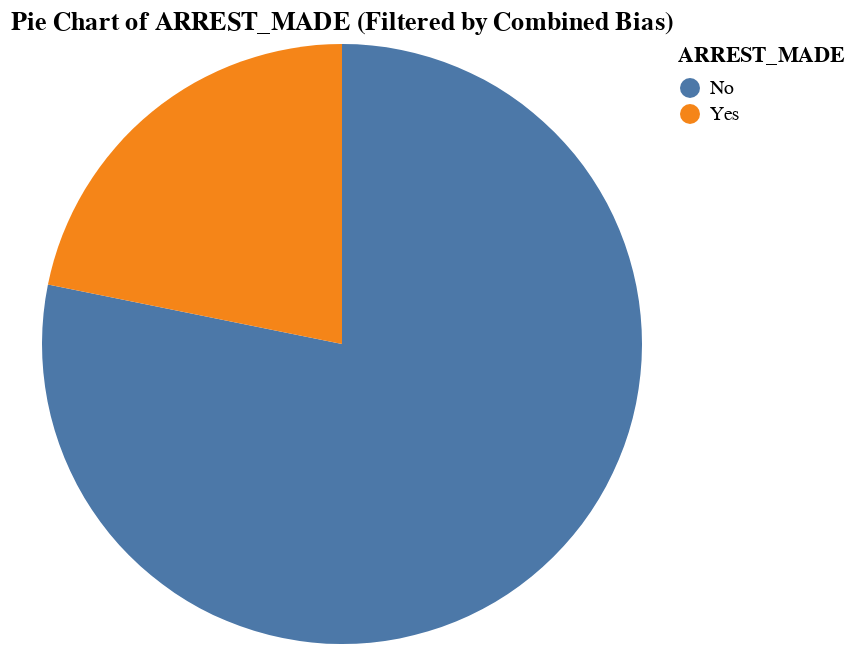

The code cell stored with this chart in its notebook:
### Markdown cell above
## Visualization Implementation

Below is my visualization implementation. I went with the Overview First, Zoom and Filter, and Details on demand approach.

First, I wanted to see the percentage of arrests made. I added a filter to dive deeper into the specific discriminations of the data. Overall, the vast majority of incidents do not result in an arrest 394 yes: 1411 no. This is a trend that appears in almost all larger categories such as race, ethnicities, LGBT, and religions. However, with this filter I was able to identify that the majority of incidents where the victim was discriminated for being a women did result in an arrest. Maybe there could be underlying other issues occurring at the same time such as an assault or robbery. 

I combined all the bias backgrounds together because they were seperated into multiple columns. I then seperated them by if there were multiple biases or single biases (ie. someone discriminated for being Black and Jewish vs Jewish). I then created a bar chart that were filterable by biases and was able to explore the data further. An insight gained was the increase in discrimination against Asians during COVID-19 and increase in Jewish discrimination in 2023 and 2024. 

Lastly, I created heatmaps comparing incident types and discriminated biases. From this, I was able to identify that the vast number of incidents are mischief under 5000 against Jewish people, and black people. Jewish people also receive the most threats uttered. Assaults are high against Chinese / East and Southeast Asians, Blacks, Muslims, and South Asians. Jewish people are less represented in assaults and more represented in mischief under $5000. There are also twice as much incidents of jewish incidents for mischief to religious properties compared to muslims and catholics.

### Code cell
# Create a selection widget for combined_bias
bias_selection = alt.selection_point(
    name='Select Bias',
    fields=['combined_bias'],
    bind=alt.binding_select(options=sorted(df['combined_bias'].unique()), name='Bias: ')
)

# Pie chart with filter
pie_chart = alt.Chart(df).mark_arc().encode(
    theta=alt.Theta(field="ARREST_MADE", type="nominal", aggregate='count'),
    color=alt.Color(field="ARREST_MADE", type="nominal"),
    tooltip=[
        alt.Tooltip(field="ARREST_MADE", type="nominal"),
        alt.Tooltip(field="ARREST_MADE", type="nominal", aggregate='count', title='Count')
    ]
).add_params(
    bias_selection
).transform_filter(
    bias_selection
).properties(
    title="Pie Chart of ARREST_MADE (Filtered by Combined Bias)"
)

pie_chart

### Figure 1 — Vega-Lite specification as saved in the notebook (floating-point values rounded to 4 significant figures; data arrays with more than 128 entries replaced by an {"elided": "..."} marker saying what was removed)
{"config": {"view": {"continuousWidth": 300, "continuousHeight": 300}}, "data": {"name": "data-ef31fd3407ae5a088f63b64078ee9a28"}, "mark": {"type": "arc"}, "encoding": {"color": {"field": "ARREST_MADE", "type": "nominal"}, "theta": {"aggregate": "count", "field": "ARREST_MADE", "type": "nominal"}, "tooltip": [{"field": "ARREST_MADE", "type": "nominal"}, {"aggregate": "count", "field": "ARREST_MADE", "title": "Count", "type": "nominal"}]}, "params": [{"name": "Select Bias", "select": {"type": "point", "fields": ["combined_bias"]}, "bind": {"input": "select", "options": ["", "2SLGBTQ+", "2SLGBTQ+ Transgender", "2SLGBTQ+ Woman", "2Slgbtq+", "Afghan", "Afghan   Lesbian", "African", "African  Muslim", "Anglican", "Arab", "Black", "Black     Transgender", "Black     Transgender Woman (Identifies As Woman)", "Black     Woman", "Black    2SLGBTQ+", "Black    Gay", "Black    Lesbian", "Black    Lesbian, 2SLGBTQ+", "Black   Jewish", "Black   Jewish  Transgender", "Black   Jewish  Woman", "Black   Jewish 2SLGBTQ+", "Black   Jewish 2Slgbtq+", "Black   Jewish, Muslim", "Black   Muslim", "Black Arab  Jewish", "Black Chinese", "Black Chinese, Arab  Jewish", "Black Indian  Jewish", "Black Palestinian  Jewish", "Black Somali", "Black, East/Southeast Asian", "Black, East/Southeast Asian    2SLGBTQ+", "Black, East/Southeast Asian   Jewish", "Black, Indigenous", "Black, Latino", "Black, South Asian", "Black, White    2SLGBTQ+", "Buddhist", "Catholic", "Chinese", "Chinese    Woman", "Chinese   2SLGBTQ+", "Chinese  Jewish", "Christian Orthodox", "Christian Orthodox, Jewish", "East/Southeast Asian", "East/Southeast Asian   Jewish", "East/Southeast Asian   Muslim", "East/Southeast Asian Filipino", "East/Southeast Asian, Black", "East/Southeast Asian, South Asian, Black", "Filipino", "Filipino  Jewish 2SLGBTQ+", "Gay", "German", "Hindi", "Hindu", "Hindu 2SLGBTQ+", "Indian", "Indian   Gay", "Indian  Hindu", "Indian  Muslim", "Indian, Filipino", "Indigenous", "Indigenous, East/Southeast Asian   Jewish", "Iranian", "Iranian  Muslim", "Israeli", "Israeli  Jewish", "Japanese  Jewish", "Jewish", "Jewish  Transgender", "Jewish  Woman", "Jewish 2SLGBTQ+", "Jewish 2Slgbtq+", "Jewish Gay", "Jewish Lesbian", "Jewish, Muslim", "Korean", "Latino", "Lesbian", "Mexican", "Middle Eastern", "Middle Eastern    Gay", "Muslim", "Muslim  Woman", "Muslim 2SLGBTQ+ Woman", "Muslim 2Slgbtq+", "Muslim Lesbian", "Non-Binary", "Other Christian Religion", "Other Ethnicity not mentioned", "Other Ethnicity not mentioned    Woman", "Other Ethnicity not mentioned  Muslim", "Other race not mentioned", "Other race not mentioned Ukrainian", "Pakistani", "Palestinian", "Palestinian   2Slgbtq+", "Palestinian  Muslim", "Portuguese", "Russian", "Sikh", "Somali", "South Asian", "South Asian    2SLGBTQ+", "South Asian   Hindu", "Spanish", "Sri Lankan", "Tamil", "Transgender", "Transgender Man (Identifies As Man)", "Transgender Woman (Identifies As Woman)", "Transgender, Transgender Woman (Identifies As Woman)", "Turk", "Ukrainian", "Ukrainian  Jewish", "White", "White    2SLGBTQ+", "White   Jewish", "White, East/Southeast Asian", "Woman"], "name": "Bias: "}}], "title": "Pie Chart of ARREST_MADE (Filtered by Combined Bias)", "transform": [{"filter": {"param": "Select Bias"}}], "$schema": "https://vega.github.io/schema/vega-lite/v5.8.0.json", "datasets": {"data-ef31fd3407ae5a088f63b64078ee9a28": {"elided": "1805 records"}}}
